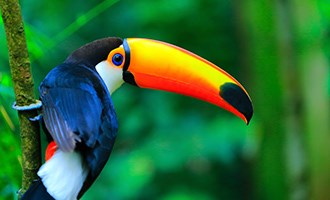
#> input picture BIRD.jpg, 330 x 200 px, given in place of BW1.png, which was not available
$ python Arithmetic_ops_on_img.py
#> lines starting #> are read from the running program, lines starting #| are printed output that depends on the picture; after the words box and inside, x2 and y2 are one past the last pixel; in counts of white or black regions, pixels touching at a corner belong together; pictures that were not available may be replaced by others from this repository, and a replacement may not be noted
import cv2
image_1 = cv2.imread('BW1.png')
#> image_1 is the input picture: shape (200, 330, 3); mean B, G, R 53.9, 108.2, 43.6
image_2 = cv2.imread('BW2.png')
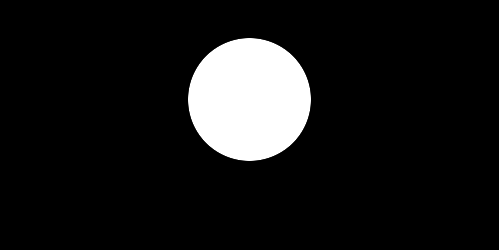
#> input picture BW2.png, 499 x 250 px
#> image_2 is the input picture: shape (250, 499, 3); min 0, max 255, mean 24.2


# 2.Know the dimension of an image
dimensions = image_1.shape
#> dimensions = (200, 330, 3)
print('Image Dimension    : ',dimensions)
#| Image Dimension    :  (200, 330, 3)
#Image Dimension    :  (70, 105)


#Converting to Binary
img_grey = cv2.imread('BW1.png', cv2.IMREAD_GRAYSCALE)
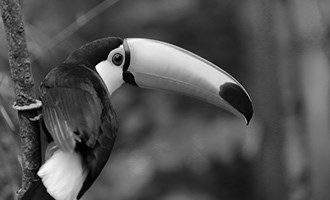
#> img_grey: shape (200, 330); min 0, max 255, mean 82.6
# define a threshold, 128 is the middle of black and white in grey scale
thresh = 128
# threshold the image 1
img_binary1 = cv2.threshold(img_grey, thresh, 255, cv2.THRESH_BINARY)[1]
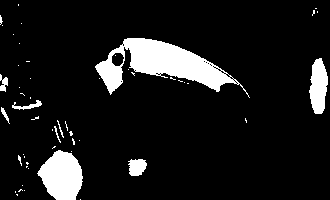
#> img_binary1: shape (200, 330); 10.3% white; 53 white regions (43 under 20 px), largest, box (x1, y1, x2, y2) and area: (95, 38, 250, 98) 3641, (37, 150, 83, 200) 1614, (309, 58, 328, 114) 767

cv2.imshow('BW image 1', img_binary1)
cv2.waitKey(0)
dimensions = img_binary1.shape
#> dimensions = (200, 330)
print('Image Dimension of BW image 1    : ',dimensions)
#| Image Dimension of BW image 1    :  (200, 330)
#Image Dimension    :  (70, 105)


# threshold the image 2
img_grey2 = cv2.imread('BW2.png', cv2.IMREAD_GRAYSCALE)
#> img_grey2: shape (250, 499); min 0, max 255, mean 24.2
img_binary2 = cv2.threshold(img_grey2, thresh, 255, cv2.THRESH_BINARY)[1]
#> img_binary2: shape (250, 499); 9.5% white; 1 white region, box (x1, y1, x2, y2) and area: (188, 38, 311, 161) 11793
cv2.imshow('BW image 2', img_binary2)
cv2.waitKey(0)
dimensions2 = img_binary2.shape
#> dimensions2 = (250, 499)
print('Image Dimension of BW image 2    : ',dimensions2)
#| Image Dimension of BW image 2    :  (250, 499)


image_1=img_binary1
image_2=img_binary2

#Resizing
resize1  = cv2.resize(image_1, (210,140),interpolation = cv2.INTER_NEAREST)
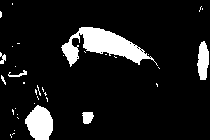
#> resize1: shape (140, 210); 10.3% white; 36 white regions (29 under 20 px), largest, box (x1, y1, x2, y2) and area: (61, 27, 158, 67) 1623, (25, 105, 53, 140) 716, (197, 41, 209, 80) 344
cv2.imshow('resize image 1', resize1)
cv2.waitKey(0)
resize2  = cv2.resize(image_2, (210,140),interpolation = cv2.INTER_NEAREST)
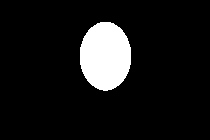
#> resize2: shape (140, 210); 9.5% white; 1 white region, box (x1, y1, x2, y2) and area: (80, 22, 131, 91) 2783
cv2.imshow('resize image 2', resize2)

cv2.waitKey(0)
image_1=resize1
image_2=resize2


#Performing AND Operation on both images
result = cv2.bitwise_and(image_1, image_2, mask = None)
#> result: shape (140, 210); 3.4% white; 4 white regions (3 under 20 px), largest, box (x1, y1, x2, y2) and area: (83, 27, 131, 60) 991
cv2.imshow('AND',result)
cv2.waitKey(0)


#Performing OR Operation on both images
result = cv2.bitwise_or(image_1, image_2, mask = None)
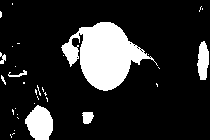
#> result: shape (140, 210); 16.4% white; 33 white regions (26 under 20 px), largest, box (x1, y1, x2, y2) and area: (61, 22, 158, 91) 3415, (25, 105, 53, 140) 716, (197, 41, 209, 80) 344
cv2.imshow('OR',result)
cv2.waitKey(0)


#Performing XOR Operation on both images
result = cv2.bitwise_xor(image_1, image_2, mask = None)
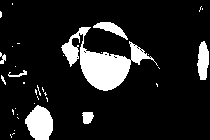
#> result: shape (140, 210); 13% white; 35 white regions (27 under 20 px), largest, box (x1, y1, x2, y2) and area: (61, 27, 158, 91) 2171, (25, 105, 53, 140) 716, (197, 41, 209, 80) 344
cv2.imshow('XOR',result)
cv2.waitKey(0)


#Performing NOT Operation on image 1
result = cv2.bitwise_not(image_1, mask = None)
cv2.imshow('NOT_1',result)
cv2.waitKey(0)


#Performing NOT Operation on image 2
result = cv2.bitwise_not(image_2, mask = None)
cv2.imshow('NOT_2',result)
cv2.waitKey(0)
